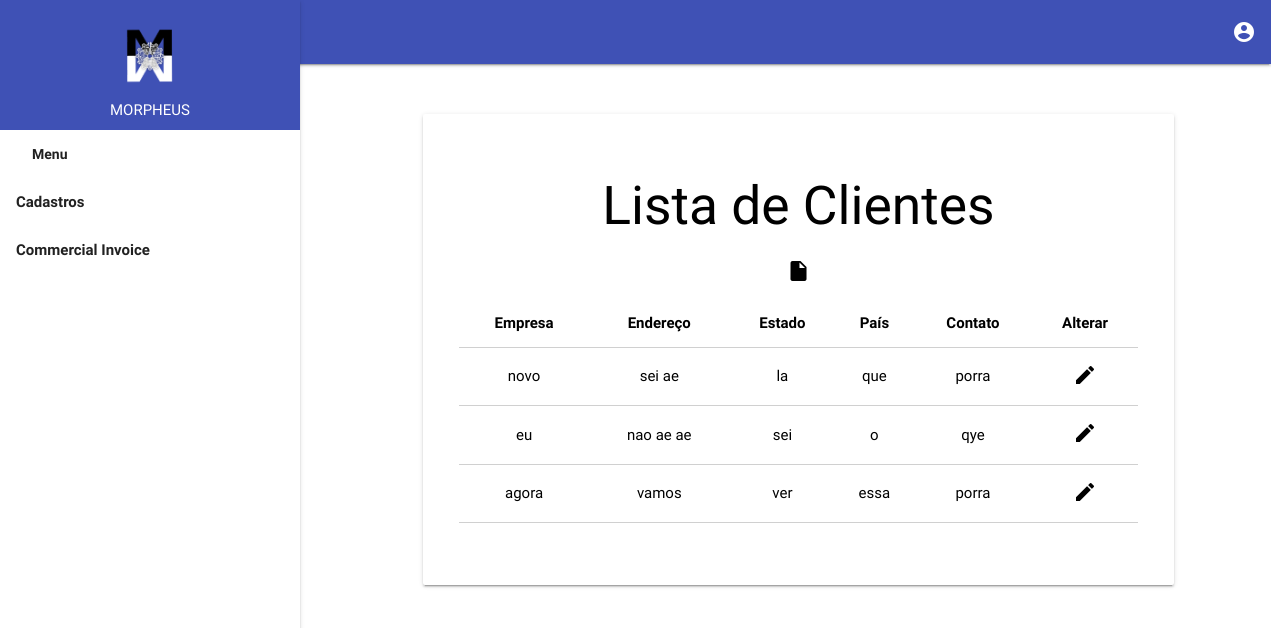
The page /liscli/ on the database as committed earlier.
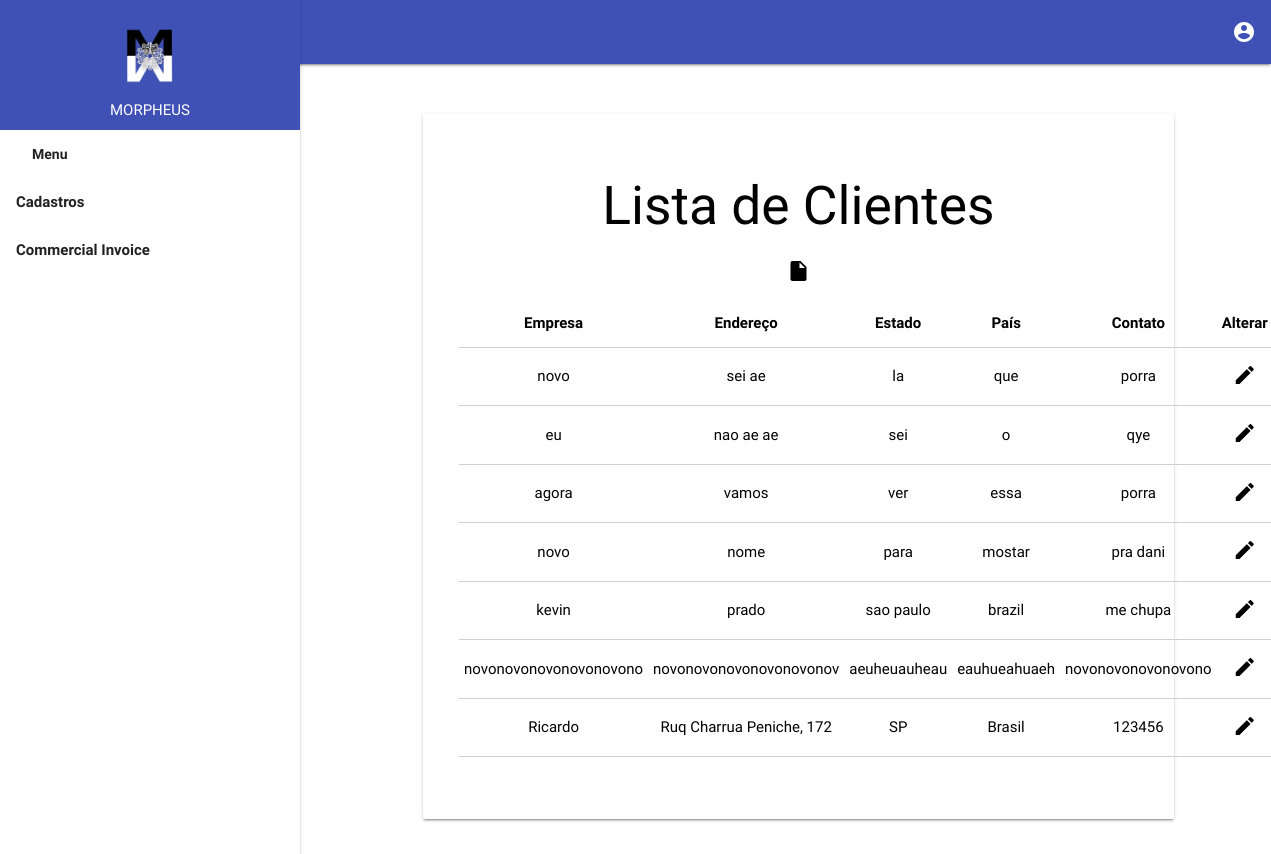
The same page on the database as committed later.
### register/models.py (models this page shows, shortened)
class RegCli(models.Model):
    id = models.AutoField(primary_key=True)
    com_name = models.CharField(max_length=100, default="")
    adress = models.CharField(max_length=255, blank=True, null=True)
    state = models.CharField(max_length=70, blank=True, null=True)
    country = models.CharField(max_length=70, blank=True, null=True)
    contact = models.CharField(max_length=100, blank=True, null=True)

### register/views.py (the view)
# urls.py: path('liscli/', LisCli, name="LisClient"),
def LisCli(request):
    clients = RegCli.objects.all()
    return render(request, 'liscli.html', {'clients': clients})

### register/templates/liscli.html
{% extends "index.html" %}
{% load static %}
{% block content %}
<div class="black-text">
        <h2>Lista de Clientes</h2>
        <a href="{% url 'NewClient' %}" class="black-text"><i class="material-icons black-text">insert_drive_file</i> </a>
        <h6>
        <table class="bordered centered ">
            <thead>
                <tr>
                  <th>Empresa</th>
                  <th>Endereço</th>
                  <th>Estado</th>
                  <th>País</th>
                  <th>Contato</th>
                  <th>Alterar</th>
                </tr>
              </thead>
              <tbody>
        {% for client in clients %}
            <tr>
                    <td>{{ client.com_name }}</td>
                    <td>{{ client.adress }}</td>
                    <td>{{ client.state }}</td>
                    <td>{{ client.country }}</td>
                    <td>{{ client.contact }}</td>
                    <td><a href="{% url 'UpClient' client.id %}"><i class="material-icons black-text">create</i></a></td>
            </tr>
        {% endfor %}
    </tbody>
    </table>
</h6>
</div>
{% endblock %}

### common/templates/index.html (shortened to what this page needs)
{% load static %}
<!DOCTYPE html>
<html>
<head>
  <link rel="stylesheet" href="{% static 'css/materialize.min.css' %}">
  <link rel="stylesheet" href="{% static 'css/style.css'%}">
</head>
<body class="body">
        <ul id="slide-out" class="side-nav fixed">
                <li class="center no-padding">
                  <div class="indigo white-text" style="height: 130px;">
                    <div class="row">
                      <img style="margin-top: 2%;" width="100" height="100" src="{% static 'images/MORPHEUS logo.png' %}" class="circle responsive-img" />
                      <p style="margin-top: -13%;">
                            MORPHEUS
                      </p>
                    </div>
                  </div>
                </li>
                <li id="dash_dashboard">
                    <a class="waves-effect" href="#!"><b>Menu</b></a></li>
                <ul class="collapsible" data-collapsible="accordion">
                  <li id="dash_users">
                    <div id="dash_users_header" class="collapsible-header waves-effect"><b>Cadastros</b></div>
                  </li>
                  <li id="dash_products">
                    <div id="dash_products_header" class="collapsible-header waves-effect"><b>Commercial Invoice</b></div>
                  </li>
                </ul>
              </ul>
              <header>
                <nav class="indigo" role="navigation">
                  <div class="nav-wrapper">
                    <ul class="right hide-on-med-and-down ">
                      <li>
                        <a class='right dropdown-button' href='' data-activates='user_dropdown'><i class=' material-icons'>account_circle</i></a>
                      </li>
                    </ul>
                  </div>
                </nav>
              </header>
              <main>
                    <div class="row">&nbsp;</div>
                <div class="row">
                        <div class="col s2" >  &nbsp;</div>
                    <div class="col s9" >
                    <div style="padding:35px;" class="card">
                      <div class="row" style="padding: 1px">
                        <div class="center card-title">
                                {% block content %}
                                {% endblock %}
                        </div>
                      </div>
            </div>
        </div>
</body>
</html>

### common/static/css/style.css (style rules this page uses)
header, main, footer { padding-left: 240px; }
body { backgroud: white; }

Rows that differ between the two databases and show on the page:
added RegCli: com_name "novo", adress "nome", state "para", country "mostar", contact "pra dani"
added RegCli: com_name "kevin", adress "prado", state "sao paulo", country "brazil", contact "me chupa"
added RegCli: com_name "novonovonovonovonovono", adress "novonovonovonovonovonov", state "aeuheuauheau", country "eauhueahuaeh", contact "novonovonovonovono"
added RegCli: com_name "Ricardo", adress "Ruq Charrua Peniche, 172", state "SP", country "Brasil", contact "123456"
